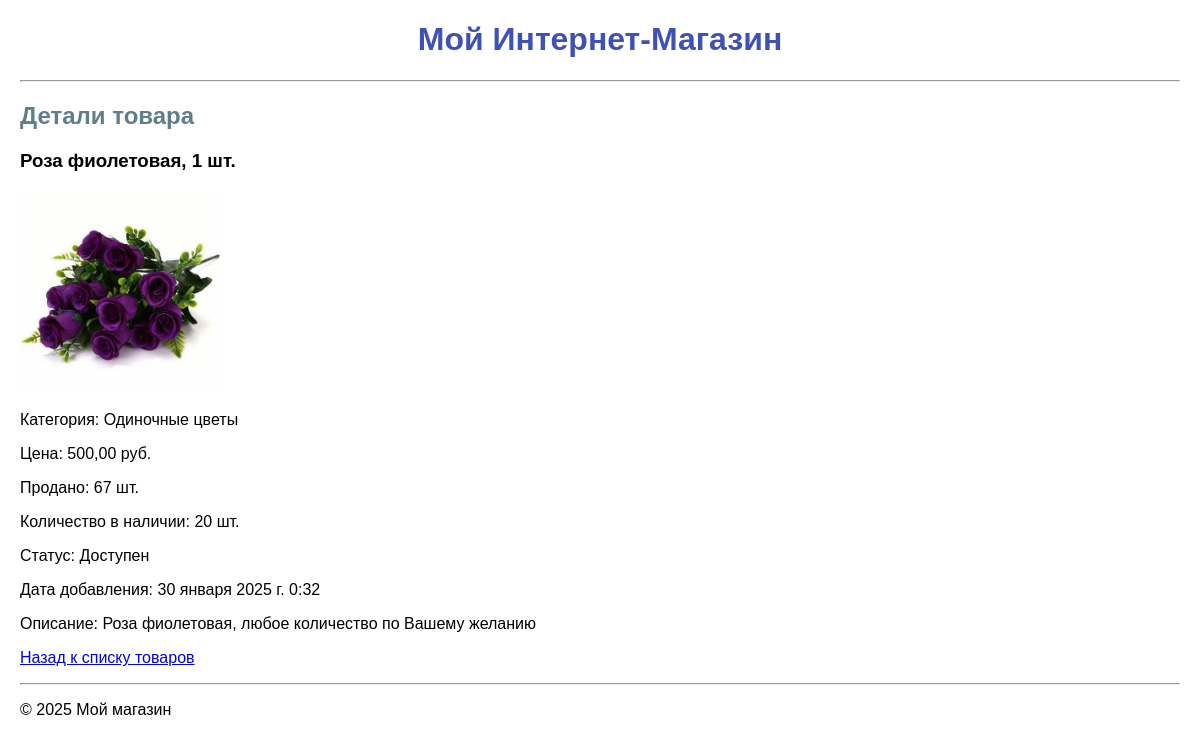
The page /product/9/ on the database its author committed.
### shop/models.py (models this page shows, shortened)
class Product(models.Model):
    CATEGORY_CHOICES = [
        ('bouquet', 'Букеты'),
        ('single', 'Одиночные цветы'),
        ('composition', 'Композиции'),
    ]
    name = models.CharField(
        max_length=255,
        verbose_name="Название"
    )
    price = models.DecimalField(
        max_digits=10,
        decimal_places=2,
        verbose_name="Цена"
    )
    category = models.CharField(
        max_length=50,
        choices=CATEGORY_CHOICES,
        verbose_name="Категория"
    )
    created_at = models.DateTimeField(
        auto_now_add=True,
        verbose_name="Дата добавления"
    )
    quantity_sold = models.PositiveIntegerField(
        default=0,
        verbose_name="Количество реализованных заказов"
    )
    available_quantity = models.PositiveIntegerField(
        default=0,
        verbose_name="Количество доступное для заказа"
    )
    description = models.TextField(
        verbose_name="Описание",
        blank=True
    )
    image = models.ImageField(
        upload_to='products/',
        verbose_name="Изображение",
        blank=True
    )
    @property
    def is_available(self):
        return self.available_quantity > 0
    def get_availability_status(self):
        return "Доступен" if self.is_available else "Не доступен"

### shop/views.py (the view)
# urls.py: path('product/<int:product_id>/', product_detail, name='product_detail'),
def product_detail(request, product_id):
    product = get_object_or_404(Product, id=product_id)
    return render(request, 'shop/product_detail.html', {'product': product})

### shop/templates/shop/product_detail.html
{% extends 'shop/base.html' %}
{% block content %}
<h2>Детали товара</h2>
{% if product %}
    <h3>{{ product.name }}</h3>
    {% if product.image %}
        <img src="{{ product.image.url }}" alt="{{ product.name }}" width="200">
    {% else %}
        <p>Изображение отсутствует</p>
    {% endif %}
    <p>Категория: {{ product.get_category_display }}</p>
    <p>Цена: {{ product.price|floatformat:2 }} руб.</p>
    <p>Продано: {{ product.quantity_sold }} шт.</p>
    <p>Количество в наличии: {{ product.available_quantity }} шт.</p>
    <p>Статус: {{ product.get_availability_status }}</p>
    <p>Дата добавления: {{ product.created_at }}</p>
    <p>Описание: {{ product.description }}</p>
    <p><a href="{% url 'product_list' %}">Назад к списку товаров</a></p>
{% else %}
    <p>Товар не найден.</p>
{% endif %}
{% endblock %}

### static/shop/css/styles.css (style rules this page uses)
body { font-family: Arial, sans-serif; margin: 20px; }
h2 { color: #607d8b; }

### rows shown on the page
Product: name "Роза фиолетовая, 1 шт.", image (picture), category "Одиночные цветы", price "500,00", quantity_sold "67", available_quantity "20", get_availability_status "Доступен", created_at "30 января 2025 г. 0:32", description "Роза фиолетовая, любое количество по Вашему желанию"
